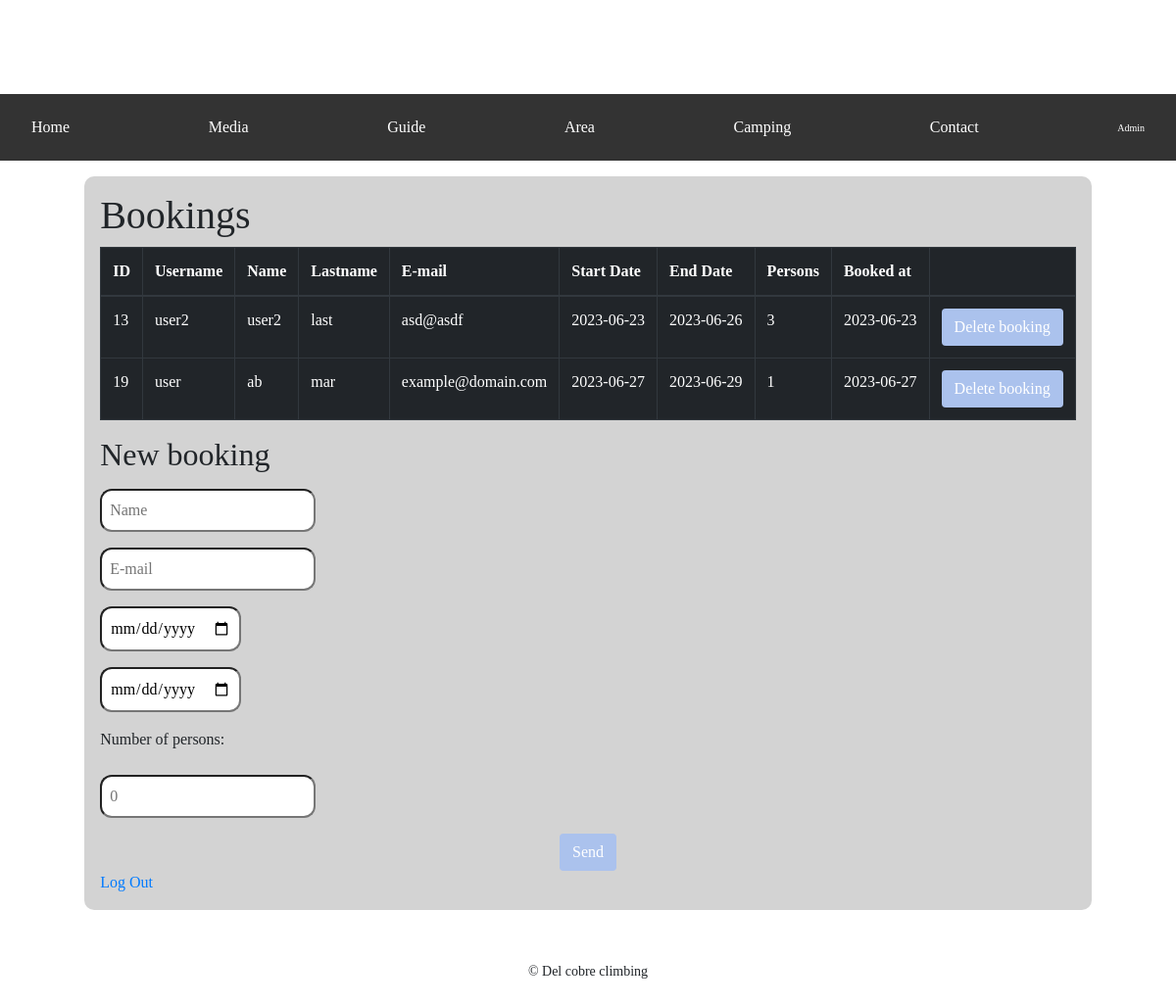
Page /admin (signed in) on the committed database.
### tables this page shows
CREATE TABLE booking(
id INTEGER PRIMARY KEY AUTOINCREMENT NOT NULL,
userID INTEGER,
startDate TEXT,
endDate TEXT,
number INTEGER,
timestamp TEXT,
FOREIGN KEY (userID) REFERENCES users(id)
UNIQUE (id)
);

CREATE TABLE users (
id INTEGER PRIMARY KEY AUTOINCREMENT NOT NULL, 
username TEXT NOT NULL UNIQUE, 
name TEXT NOT NULL, 
lastName TEXT NOT NULL, 
email TEXT NOT NULL,
hash TEXT NOT NULL 
);

### app.py (the view)
@app.route("/admin", methods=["GET", "POST"])
def admin():
    if session["accountType"] == "user":
        return redirect("/camping")
    if request.method == "POST":
        rows = db.execute(
            "SELECT * FROM admin WHERE adminName = ?", request.form.get("adminName")
        )
        if len(rows) != 1 or not check_password_hash(
            rows[0]["hash"], request.form.get("password")
            ):
            flash("Invalid admin and/or password")
            return render_template("admin.html")
        session["user_id"] = rows[0]["id"]
        session["accountType"] = "admin"
        bookings = db.execute(
            "SELECT booking.id, users.username, users.name, users.lastName, users.email, booking.startDate, booking.endDate, booking.number, booking.timestamp FROM booking JOIN users ON booking.userID = users.id;")
        return render_template("admin.html", bookings=bookings)
    else:
        bookings = db.execute(
            "SELECT booking.id, users.username, users.name, users.lastName, users.email, booking.startDate, booking.endDate, booking.number, booking.timestamp FROM booking JOIN users ON booking.userID = users.id;")
        return render_template("admin.html", bookings=bookings)

### templates/admin.html (shortened to what this page needs)
{% extends "layout.html" %}
{% block main %}
<div class ="container-calendar">
    <div class="box">
    {% if not session["user_id"] %}
        <form action="/admin" method="post">
            <p>
                <input autocomplete="off" autofocus  id="adminName" name="adminName" required placeholder="Username" type="text">
            </p>
            <p>
                <input  id="password" name="password" required placeholder="Password" type="password">
            </p>
            <button class="btn btn-primary" type="submit">Log In</button>
        </form>
    {% else %}
        <h1>Bookings</h1>
        <div>
            <table class="table table-bordered table-dark">
            <thead>
                <tr>
                    <th scope="col">ID</th>
                    <th scope="col">Username</th>
                    <th scope="col">Name</th>
                    <th scope="col">Lastname</th>
                    <th scope="col">E-mail</th>
                    <th scope="col">Start Date</th>
                    <th scope="col">End Date</th>
                    <th scope="col">Persons</th>
                    <th scope="col">Booked at</th>
                    <th scope="col"></th>
                </tr>
            </thead>
            <tbody>
                {% for book in bookings %}
                <tr>
                    <td>{{ book.id }}</td>
                    <td>{{ book.username }}</td>
                    <td>{{ book.name }}</td>
                    <td>{{ book.lastName }}</td>
                    <td>{{ book.email }}</td>
                    <td>{{ book.startDate }}</td>
                    <td>{{ book.endDate }}</td>
                    <td>{{ book.number }}</td>
                    <td>{{ book.timestamp }}</td>
                    <td><form action="/delete" method="post">
                            <button type="submit" name="delAdmin" class="btn">Delete booking</button>
                        </form>
                    </td>
                </tr>
                {% endfor %}
            </table>
        </div>
        <p><h2>New booking</h2></p>
        <div>
            <form action="/adminBook" method="post">
                <p><input id="name" name="name" type="text" required  autocomplete="off" placeholder="Name"></p>
                <p><input id="email" name="email" type="text" required  autocomplete="off" placeholder="E-mail"></p>
                <p><input id="startDate" name="startDate" type="date" required min="" placeholder="Start date"></p>
                <p><input id="endDate" name="endDate" type="date" required placeholder="End date"></p>
                <p><label>Number of persons:</label></p>
                <p><input id="number" name="number" required type="number" min="1" placeholder="0"></p>
                <div class="btncont"><button type="submit" class="btn">Send</button></div>
            </form>
        </div>
    <div><a href="/logout">Log Out</a></div>
    </div>
    {% endif %}
{% endblock %}

### templates/layout.html (shortened to what this page needs)
<!DOCTYPE html>
<html lang="en">
    <head>
        <link rel="stylesheet" type="text/css" href="/static/styles.css">
        <link rel="stylesheet" href="https://cdn.jsdelivr.net/npm/bootstrap@4.1.3/dist/css/bootstrap.min.css">
    </head class="container container-calendar">
            <body id="home-body">
                <h1 class="titel">
                </h1>
                <ul class="navbar bar">
                    <li><a href="/home">Home</a></li>
                    <li><a href="/media">Media</a></li>
                    <li><a href="/guide">Guide</a></li>
                    <li><a href="/area">Area</a></li>
                    <li><a href="/camping">Camping</a></li>
                    <li><a href="/contact">Contact</a></li>
                    <li><a href="/admin" class="adminLink" >Admin</a></li>
                </ul>
                <main>
                    {% block main %}{% endblock %}
                </main>
                <footer font-family="Lucida Sans">
                    © Del cobre climbing
                </footer>
        </body>
</html>

### static/styles.css (style rules this page uses)
* { font-family: "Lucida Sans"; }
body { min-width: 100vw; margin: 0px; padding: 0px; justify-content: center; box-sizing: border-box !important; }
h2 { margin-bottom: 1rem; }
.titel { display: flex; align-items: center; padding: 0.5rem; color: white; background-image: url(/static/hero-zenaida.jpg); width: 100%; height: 6rem; background-size: cover; background-position: center, center; line-height:0.2; margin: 0px; }
.bar { list-style-type: none; margin: 0px; padding: 0px; overflow: hidden; background-color: #333; font-family: "Lucida Sans" }
.navbar a { float: left; }
ul.navbar.bar { display: flex; }
.navbar li a { color: white; text-align: center; padding: 14px 16px; text-decoration: none; }
.adminLink { align-items: end; font-size: 10px; }
footer { text-align: center; padding: 3%; font-size: 14px; }
.container-calendar { display: flex; justify-content: center; align-content: center; }
.btncont { display: flex; justify-content: center; }
.box { background-color: lightgray; border-radius: 10px; padding: 1rem; margin: 1rem; }
input { border-radius: 12px; padding: 0.5rem; margin: 0.4rem; border-color: none; }
button { background-color: #abc2ed; border: none; border-radius: 12px; color: white; padding: 10px; text-align: center; text-decoration: none; display: inline-block; font-size: 16px; margin: 4px 2px; }

### rows in the picture
booking: id "13", username "user2", name "user2", lastName "last", email "asd@asdf", startDate "2023-06-23", endDate "2023-06-26", number "3", timestamp "2023-06-23"
booking: id "19", username "user", name "ab", lastName "mar", email "example@domain.com", startDate "2023-06-27", endDate "2023-06-29", number "1", timestamp "2023-06-27"
